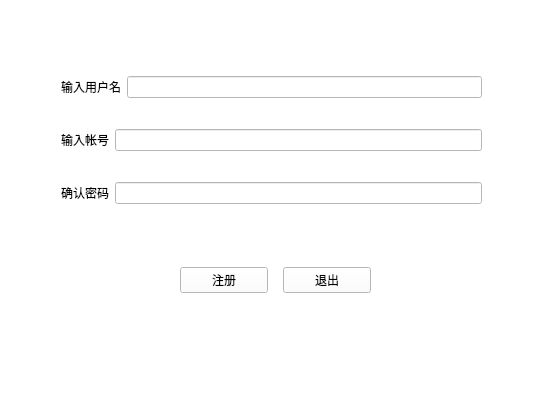
<?xml version="1.0" encoding="UTF-8"?>
<ui version="4.0">
 <class>regis</class>
 <widget class="QMainWindow" name="regis">
  <property name="geometry">
   <rect>
    <x>0</x>
    <y>0</y>
    <width>560</width>
    <height>395</height>
   </rect>
  </property>
  <property name="windowTitle">
   <string>MainWindow</string>
  </property>
  <property name="styleSheet">
   <string notr="true">background-color: rgb(255, 255, 255);
background-image: url(:/images/cat.jpg);</string>
  </property>
  <widget class="QWidget" name="centralwidget">
   <widget class="QWidget" name="layoutWidget_2">
    <property name="geometry">
     <rect>
      <x>180</x>
      <y>260</y>
      <width>191</width>
      <height>41</height>
     </rect>
    </property>
    <layout class="QHBoxLayout" name="behindLay">
     <property name="spacing">
      <number>15</number>
     </property>
     <item>
      <widget class="QPushButton" name="regbtn">
       <property name="text">
        <string>注册</string>
       </property>
      </widget>
     </item>
     <item>
      <widget class="QPushButton" name="exitbtn">
       <property name="text">
        <string>退出</string>
       </property>
      </widget>
     </item>
    </layout>
   </widget>
   <widget class="QWidget" name="layoutWidget">
    <property name="geometry">
     <rect>
      <x>61</x>
      <y>51</y>
      <width>421</width>
      <height>181</height>
     </rect>
    </property>
    <layout class="QVBoxLayout" name="verticalLayout">
     <item>
      <layout class="QHBoxLayout" name="nameLay">
       <item>
        <widget class="QLabel" name="namel">
         <property name="text">
          <string>输入用户名</string>
         </property>
        </widget>
       </item>
       <item>
        <widget class="QLineEdit" name="nametxt1"/>
       </item>
      </layout>
     </item>
     <item>
      <layout class="QHBoxLayout" name="pwdLay">
       <item>
        <widget class="QLabel" name="pwdl">
         <property name="text">
          <string>输入帐号</string>
         </property>
        </widget>
       </item>
       <item>
        <widget class="QLineEdit" name="pwdtxt1"/>
       </item>
      </layout>
     </item>
     <item>
      <layout class="QHBoxLayout" name="pwd2Lay">
       <item>
        <widget class="QLabel" name="pwdl_2">
         <property name="text">
          <string>确认密码</string>
         </property>
        </widget>
       </item>
       <item>
        <widget class="QLineEdit" name="pwdtxt2"/>
       </item>
      </layout>
     </item>
    </layout>
   </widget>
  </widget>
  <widget class="QMenuBar" name="menubar">
   <property name="geometry">
    <rect>
     <x>0</x>
     <y>0</y>
     <width>560</width>
     <height>28</height>
    </rect>
   </property>
  </widget>
  <widget class="QStatusBar" name="statusbar"/>
 </widget>
 <resources/>
 <connections/>
</ui>
